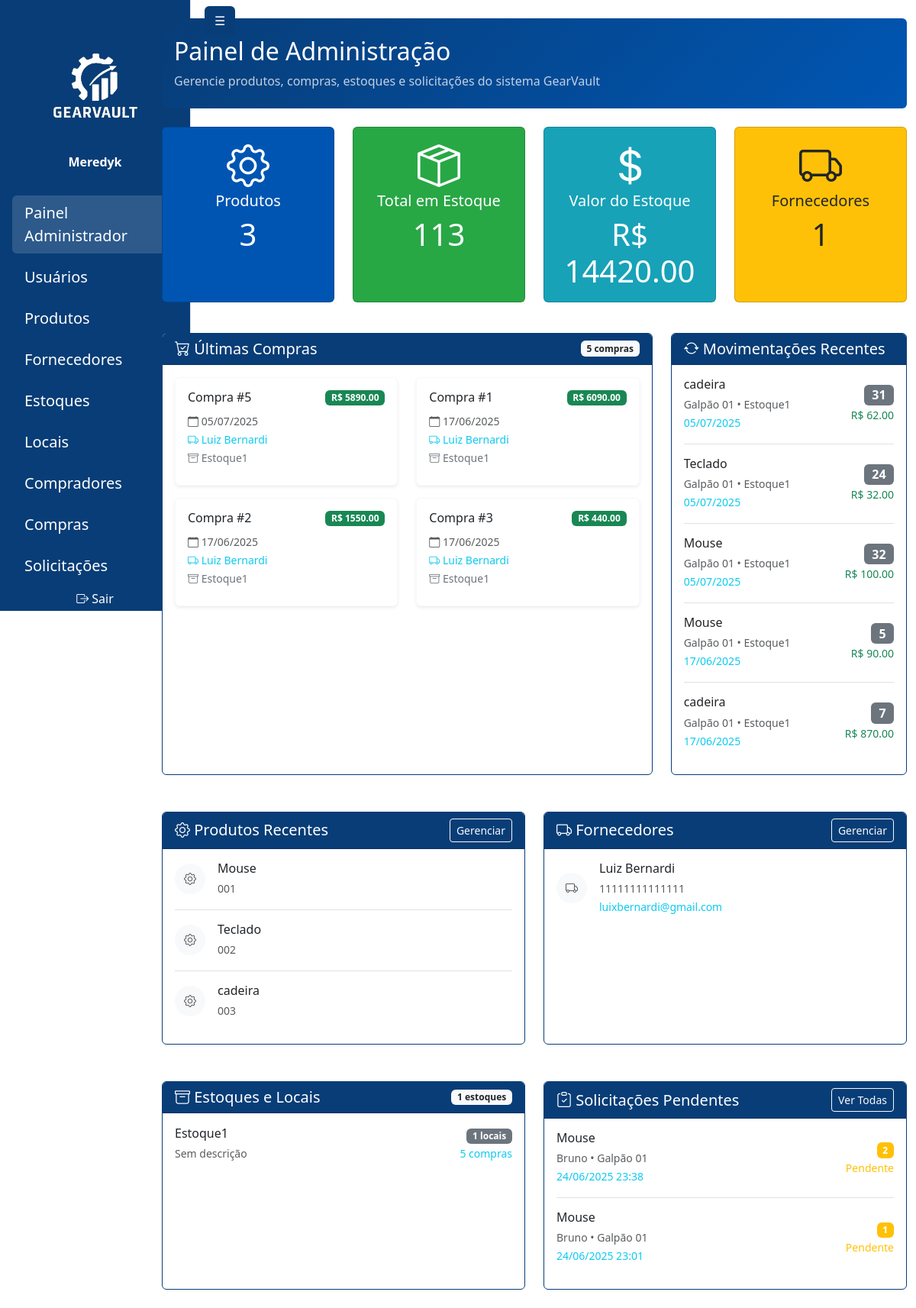
Page /administrador/painel/ (signed in) on the earlier database version.
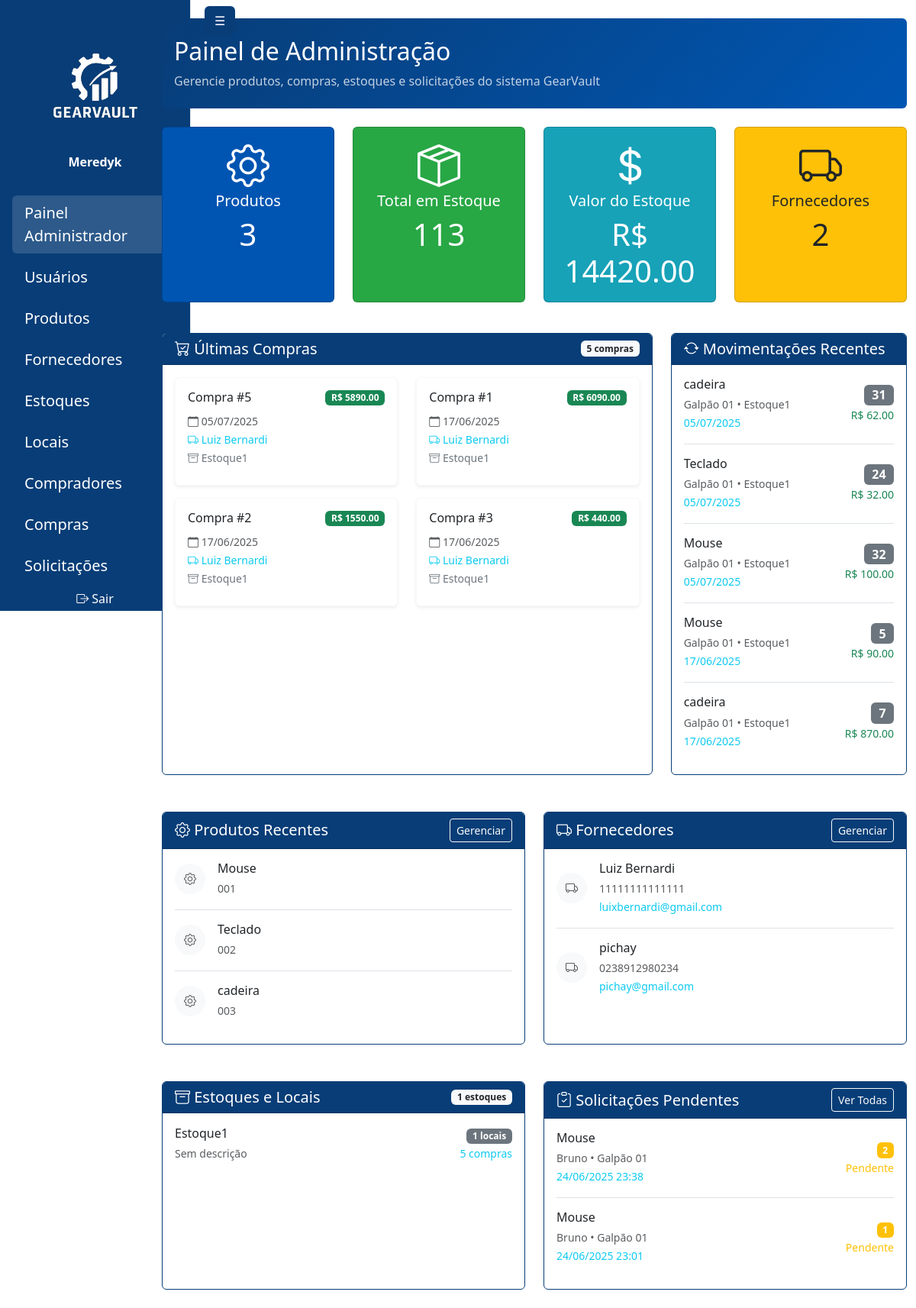
Same page on the later database version.
### gearvault/models.py (models this page shows, shortened)
class Compra(models.Model):
    estoque = models.ForeignKey('Estoque', on_delete=models.PROTECT, related_name='compras')
    data = models.DateField(auto_now_add=True)
    fornecedor = models.ForeignKey(Fornecedor, on_delete=models.PROTECT)
    comprador = models.ForeignKey(Comprador, on_delete=models.PROTECT)
    invoice = models.FileField(upload_to='invoices/', blank=True, null=True)
    @property
    def valor_total(self):
        return sum(item.quantidade * item.valor_unitario for item in self.itens.all())

class ItemCompra(models.Model):
    compra = models.ForeignKey(
        Compra, on_delete=models.CASCADE, related_name='itens')
    produto = models.ForeignKey(Produto, on_delete=models.PROTECT)
    local = models.ForeignKey(LocalArmazenamento, on_delete=models.PROTECT)
    quantidade = models.PositiveIntegerField()
    valor_unitario = models.DecimalField(max_digits=10, decimal_places=2)
    class Meta:
        managed = True
        verbose_name = 'Item da Compra'
        verbose_name_plural = 'Itens da Compra'

class Fornecedor(models.Model):
    nome = models.CharField(max_length=255)
    cnpj = models.CharField(  max_length=14, validators=[
        MinLengthValidator(14),
            MaxLengthValidator(14)
        ], blank=False, null=False)
    email = models.EmailField(blank=False, null=False)
    telefone = models.CharField(max_length=11,  validators=[
            MinLengthValidator(11),
            MaxLengthValidator(11)
        ], blank=False, null=False)
    endereco = models.ForeignKey(Endereco, on_delete=models.SET_NULL, blank=False, null=True)

class Estoque(models.Model):
    nome = models.CharField(max_length=255)
    descricao = models.TextField(blank=True, null=True)

class Produto(models.Model):
    nome = models.CharField(max_length=255)
    codigo = models.CharField(max_length=100, unique=True)
    categoria = models.CharField(max_length=100, blank=True, null=True)
    descricao = models.TextField(blank=True, null=True)
    fornecedores = models.ManyToManyField(
        Fornecedor, blank=True, related_name='produtos')
    imagem = models.ImageField(upload_to='produtos/', blank=True, null=True)

class LocalArmazenamento(models.Model):
    estoque = models.ForeignKey(Estoque, on_delete=models.CASCADE, related_name='locais')
    nome = models.CharField(max_length=255)
    descricao = models.TextField(blank=True, null=True)

class SolicitacaoProduto(models.Model):
    STATUS_CHOICES = [
        ('PENDENTE', 'Pendente'),
        ('APROVADA', 'Aprovada'),
        ('REJEITADA', 'Rejeitada'),
    ]
    usuario = models.ForeignKey(
        get_user_model(), on_delete=models.CASCADE, related_name='solicitacoes')
    produto = models.ForeignKey(Produto, on_delete=models.CASCADE)
    local = models.ForeignKey(LocalArmazenamento, on_delete=models.CASCADE)
    quantidade = models.PositiveIntegerField()
    justificativa = models.TextField(
        help_text="Justificativa para a solicitação")
    status = models.CharField(
        max_length=10, choices=STATUS_CHOICES, default='PENDENTE')
    data_solicitacao = models.DateTimeField(auto_now_add=True)
    data_resposta = models.DateTimeField(null=True, blank=True)
    resposta_admin = models.TextField(
        blank=True, null=True, help_text="Resposta do administrador")
    admin_responsavel = models.ForeignKey(
        get_user_model(),
        on_delete=models.SET_NULL,
        null=True,
        blank=True,
        related_name='solicitacoes_processadas'
    )
    class Meta:
        ordering = ['-data_solicitacao']
        verbose_name = 'Solicitação de Produto'
        verbose_name_plural = 'Solicitações de Produtos'

### gearvault/views.py (the view)
# urls.py: path('painel/', views.admin_painel, name='admin_painel'),
@login_required
def admin_painel(request):
    if request.user.profile.role != 'ADMIN':
        if request.user.profile.role == 'USUARIO':
            return redirect('usuario_painel')
        return redirect('login')
    produtos = Produto.objects.all()
    total_produtos = produtos.count()
    total_estoque = ItemCompra.objects.aggregate(
        total=Sum('quantidade'))['total'] or 0
    valor_total_estoque = ItemCompra.objects.aggregate(
        total=Sum(F('quantidade') * F('valor_unitario'),
                  output_field=FloatField())
    )['total'] or 0
    compras = Compra.objects.all().order_by('-data')
    estoques = Estoque.objects.prefetch_related('locais', 'compras')
    fornecedores = Fornecedor.objects.all()
    movimentacoes = ItemCompra.objects.select_related(
        'produto', 'local', 'compra', 'compra__estoque').order_by('-id')[:5]
    from .models import SolicitacaoProduto
    solicitacoes_pendentes = SolicitacaoProduto.objects.filter(
        status='PENDENTE'
    ).select_related('produto', 'local', 'usuario').order_by('-data_solicitacao')[:5]
    contexto = {
        'sidebar_links': get_sidebar_links(request.user),
        'produtos': produtos,
        'total_produtos': total_produtos,
        'total_estoque': total_estoque,
        'valor_total_estoque': valor_total_estoque,
        'compras': compras,
        'estoques': estoques,
        'fornecedores': fornecedores,
        'movimentacoes': movimentacoes,
        'solicitacoes_pendentes': solicitacoes_pendentes,
    }
    return render(request, 'pages/admin/painel.html', contexto)

### gearvault/templates/pages/admin/painel.html (shortened to what the changed rows need)
{% extends 'base.html' %}
{% load static %}
{% block content %}
<div class="container-fluid" id="main-content-panel">
  <div class="row">
    <div class="col-md-2" id="sidebar-panel">
      {% include 'sidebar.html' %}
    </div>
    <div class="col-md-10 mt-4" id="painel-content">
      <div class="row mb-4">
        <div class="col-12">
          <div class="card border-0" style="background: linear-gradient(135deg, #083D77 0%, #0056b3 100%);">
            <div class="card-body text-white py-4">
              <h2 class="mb-2">Painel de Administração</h2>
            </div>
          </div>
        </div>
      </div>
      <div class="row mb-4">
        <div class="col-lg-3 col-md-6 mb-3">
          <div class="card text-white h-100" style="background-color: #ffc107; color: #212529 !important;">
            <div class="card-body text-center">
              <i class="bi bi-truck display-4 mb-2"></i>
              <h5 class="card-title" style="color: #212529 !important;">Fornecedores</h5>
              <p class="card-text display-6" style="color: #212529 !important;">{{ fornecedores|length }}</p>
            </div>
          </div>
        </div>
      </div>
      <div class="row mb-4">
        <div class="col-lg-8 mb-4">
          <div class="card h-100" style="border: 1px solid #083D77;">
            <div class="card-body">
              {% if compras %}
                <div class="row">
                  {% for compra in compras|slice:':4' %}
                  <div class="col-md-6 mb-3">
                    <div class="card border-light shadow-sm h-100">
                      <div class="card-body">
                        <div class="d-flex justify-content-between align-items-start mb-2">
                          <h6 class="card-title mb-0">Compra #{{ compra.id }}</h6>
                          <span class="badge bg-success">R$ {{ compra.valor_total|floatformat:2 }}</span>
                        </div>
                        <p class="card-text mb-2">
                          <small class="text-muted"><i class="bi bi-calendar"></i> {{ compra.data|date:"d/m/Y" }}</small><br>
                          <small class="text-info"><i class="bi bi-truck"></i> {{ compra.fornecedor.nome|truncatechars:25 }}</small><br>
                          <small class="text-secondary"><i class="bi bi-archive"></i> {{ compra.estoque.nome }}</small>
                        </p>
                      </div>
                    </div>
                  </div>
                  {% endfor %}
                </div>
              {% else %}
                <div class="text-center py-4">
                  <i class="bi bi-cart-x display-1 text-muted"></i>
                  <p class="text-muted mt-2">Nenhuma compra cadastrada.</p>
                </div>
              {% endif %}
            </div>
          </div>
        </div>
        <div class="col-lg-4 mb-4">
          <div class="card h-100" style="border: 1px solid #083D77;">
            <div class="card-body">
              {% if movimentacoes %}
                {% for mov in movimentacoes|slice:':5' %}
                <div class="d-flex justify-content-between align-items-center mb-3 {% if not forloop.last %}border-bottom pb-3{% endif %}">
                  <div>
                    <h6 class="mb-1">{{ mov.produto.nome|truncatechars:20 }}</h6>
                    <small class="text-muted">{{ mov.local.nome }} • {{ mov.compra.estoque.nome }}</small><br>
                    <small class="text-info">{{ mov.compra.data|date:"d/m/Y" }}</small>
                  </div>
                  <div class="text-end">
                    <span class="badge bg-secondary fs-6">{{ mov.quantidade }}</span><br>
                    <small class="text-success">R$ {{ mov.valor_unitario|floatformat:2 }}</small>
                  </div>
                </div>
                {% endfor %}
              {% else %}
                <div class="text-center py-4">
                  <i class="bi bi-arrow-repeat text-muted"></i>
                  <p class="text-muted mb-0">Nenhuma movimentação recente.</p>
                </div>
              {% endif %}
            </div>
          </div>
        </div>
      </div>
      <div class="row mt-4">
        <div class="col-md-6 mb-4">
          <div class="card h-100" style="border: 1px solid #083D77;">
            <div class="card-body">
              {% if produtos %}
                {% for produto in produtos|slice:':5' %}
                <div class="d-flex align-items-center mb-3 {% if not forloop.last %}border-bottom pb-3{% endif %}">
                  <div class="me-3">
                    <div class="bg-light rounded-circle d-flex align-items-center justify-content-center" style="width: 40px; height: 40px;">
                      <i class="bi bi-gear text-muted"></i>
                    </div>
                  </div>
                  <div class="flex-grow-1">
                    <h6 class="mb-1">{{ produto.nome|truncatechars:30 }}</h6>
                    <small class="text-muted">{{ produto.codigo }}</small>
                  </div>
                </div>
                {% endfor %}
              {% else %}
                <div class="text-center py-4">
                  <i class="bi bi-gear text-muted"></i>
                  <p class="text-muted mb-0">Nenhum produto cadastrado.</p>
                </div>
              {% endif %}
            </div>
          </div>
        </div>
        <div class="col-md-6 mb-4">
          <div class="card h-100" style="border: 1px solid #083D77;">
            <div class="card-body">
              {% if fornecedores %}
                {% for fornecedor in fornecedores|slice:':4' %}
                <div class="d-flex align-items-center mb-3 {% if not forloop.last %}border-bottom pb-3{% endif %}">
                  <div class="me-3">
                    <div class="bg-light rounded-circle d-flex align-items-center justify-content-center" style="width: 40px; height: 40px;">
                      <i class="bi bi-truck text-muted"></i>
                    </div>
                  </div>
                  <div class="flex-grow-1">
                    <h6 class="mb-1">{{ fornecedor.nome|truncatechars:25 }}</h6>
                    <small class="text-muted">{{ fornecedor.cnpj }}</small><br>
                    <small class="text-info">{{ fornecedor.email|truncatechars:30 }}</small>
                  </div>
                </div>
                {% endfor %}
              {% else %}
                <div class="text-center py-4">
                  <i class="bi bi-truck text-muted"></i>
                  <p class="text-muted mb-0">Nenhum fornecedor cadastrado.</p>
                </div>
              {% endif %}
            </div>
          </div>
        </div>
      </div>
      <div class="row mt-4">
        <div class="col-md-6 mb-4">
          <div class="card h-100" style="border: 1px solid #083D77;">
            <div class="card-body">
              {% if estoques %}
                {% for estoque in estoques|slice:':4' %}
                <div class="d-flex justify-content-between align-items-center mb-3 {% if not forloop.last %}border-bottom pb-3{% endif %}">
                  <div>
                    <h6 class="mb-1">{{ estoque.nome }}</h6>
                    <small class="text-muted">{{ estoque.descricao|default:"Sem descrição"|truncatechars:40 }}</small>
                  </div>
                  <div class="text-end">
                    <span class="badge bg-secondary">{{ estoque.locais.count }} locais</span><br>
                    <small class="text-info">{{ estoque.compras.count }} compras</small>
                  </div>
                </div>
                {% endfor %}
              {% else %}
                <div class="text-center py-4">
                  <i class="bi bi-archive text-muted"></i>
                  <p class="text-muted mb-0">Nenhum estoque cadastrado.</p>
                </div>
              {% endif %}
            </div>
          </div>
        </div>
        <div class="col-md-6 mb-4">
          <div class="card h-100" style="border: 1px solid #083D77;">
            <div class="card-body">
              {% if solicitacoes_pendentes %}
                {% for solicitacao in solicitacoes_pendentes|slice:':4' %}
                <div class="d-flex justify-content-between align-items-center mb-3 {% if not forloop.last %}border-bottom pb-3{% endif %}">
                  <div>
                    <h6 class="mb-1">{{ solicitacao.produto.nome|truncatechars:25 }}</h6>
                    <small class="text-muted">{{ solicitacao.usuario.username }} • {{ solicitacao.local.nome }}</small><br>
                    <small class="text-info">{{ solicitacao.data_solicitacao|date:"d/m/Y H:i" }}</small>
                  </div>
                  <div class="text-end">
                    <span class="badge bg-warning">{{ solicitacao.quantidade }}</span><br>
                    <small class="text-warning">Pendente</small>
                  </div>
                </div>
                {% endfor %}
              {% else %}
                <div class="text-center py-4">
                  <i class="bi bi-clipboard-check text-muted"></i>
                  <p class="text-muted mb-0">Nenhuma solicitação pendente.</p>
                </div>
              {% endif %}
            </div>
          </div>
        </div>
      </div>
    </div>
  </div>
</div>
<script src="{% static 'js/painel-content-resize.js' %}"></script>{% endblock %}

### templates/sidebar.html (shortened to what this page needs)
{% load static %}
<div id="sidebar" class="position-fixed top-0 start-0 vh-100 text-white d-flex flex-column pt-5 border-end" style="background-color: #083D77; width: 250px; transition: transform 0.3s ease;">
  <div class="text-center mb-4 pt-3">
    <img src="{% static 'assets/LogoGearvaultBranco.png' %}" alt="Logo GearVault" style="width: 120px;" class="mb-3" />
    <strong class="d-block">{{ user.username }}</strong>
  </div>
  <nav class="flex-grow-1">
    <ul class="nav flex-column px-3">
      {% if sidebar_links %}
        {% for link in sidebar_links %}
          <li class="nav-item mt-2">
            <a href="{{ link.url }}" class="nav-link text-white fs-5 rounded px-3 py-2 link-hover{% if request.path == link.url %} active-link{% endif %}">{{ link.label }}</a>
          </li>
        {% endfor %}
      {% else %}
        <li class="nav-item text-white px-3">Nenhum link disponível</li>
      {% endif %}
    </ul>
  </nav>
  <div class="mt-auto">
    <a href="{% url 'logout' %}" class="text-white d-block px-3 py-2 pb-3 text-decoration-none text-center"><i class="bi bi-box-arrow-right"></i> Sair</a>
  </div>
</div>
<button id="toggleSidebarBtn" type="button" class="btn position-fixed top-0" style="background-color: #083D77;
  color: white; left: 260px; z-index: 1050; transition: left 0.3s ease; margin: 0.5rem;">☰</button>

Differences in the rows shown:
added Fornecedor: nome "pichay", cnpj "0238912980234", email "pichay@gmail.com"
Other differences:
{{ fornecedores|length }}: "1" → "2"
